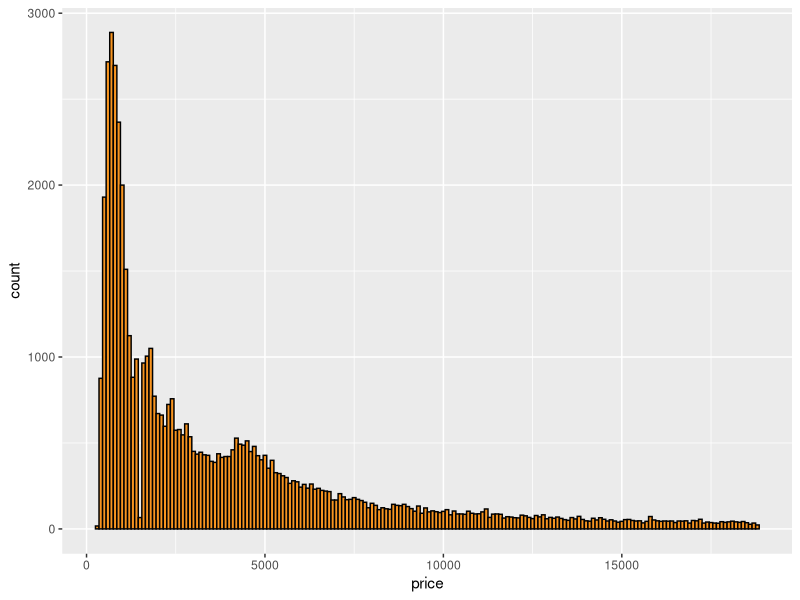
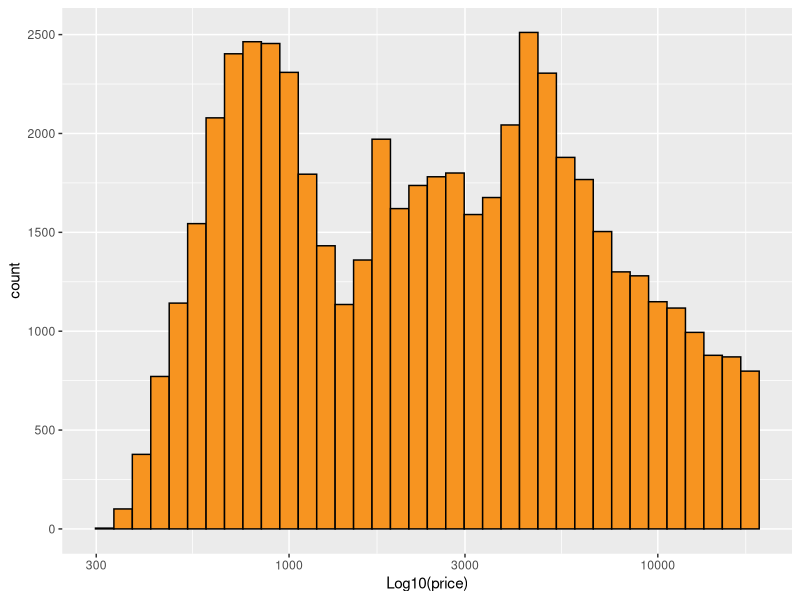
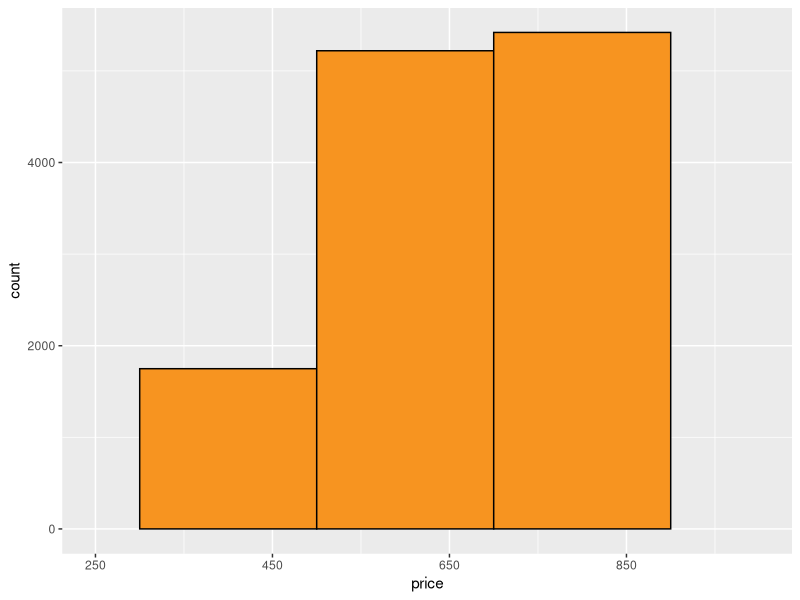
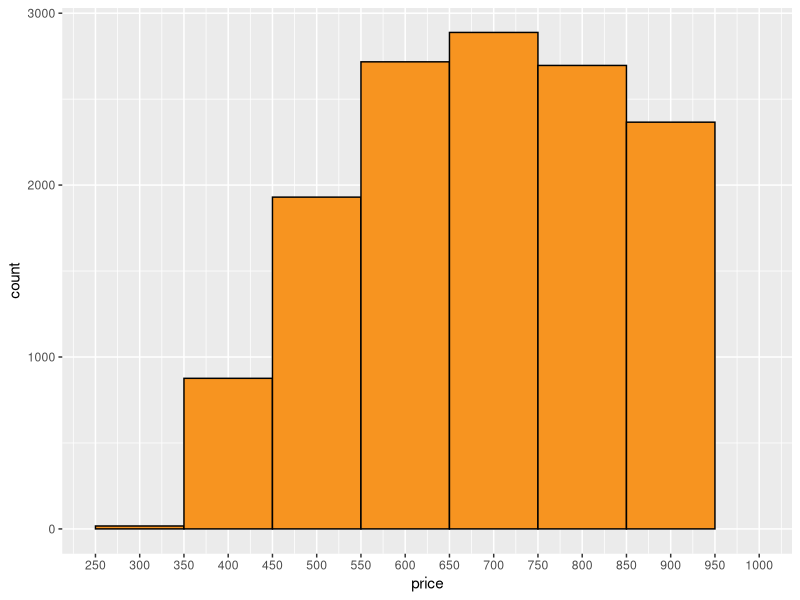
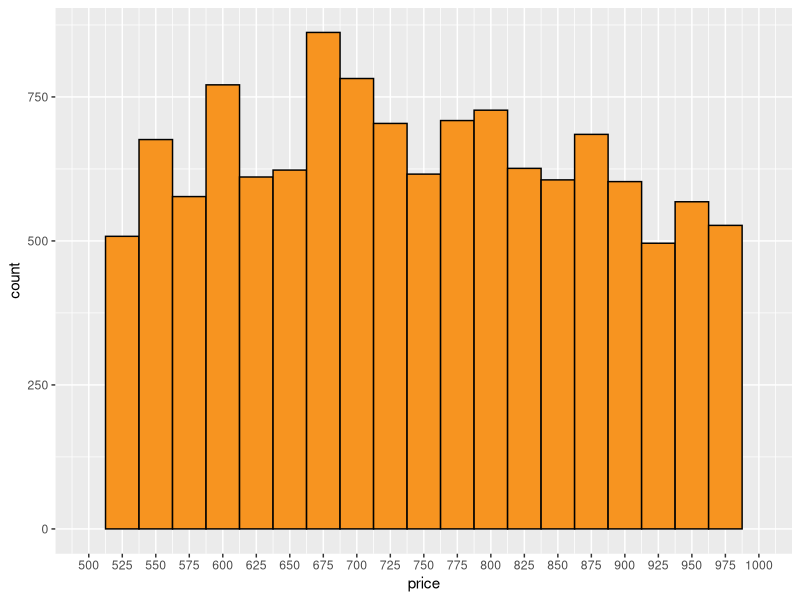
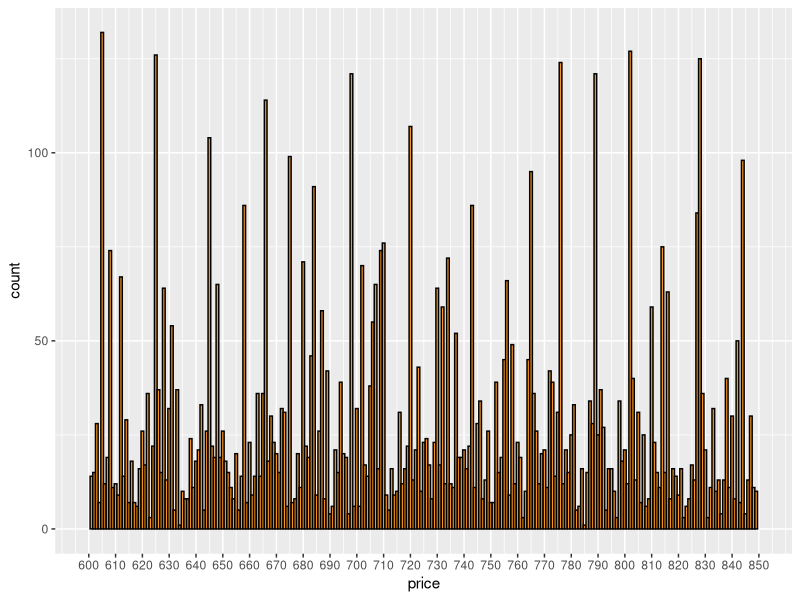
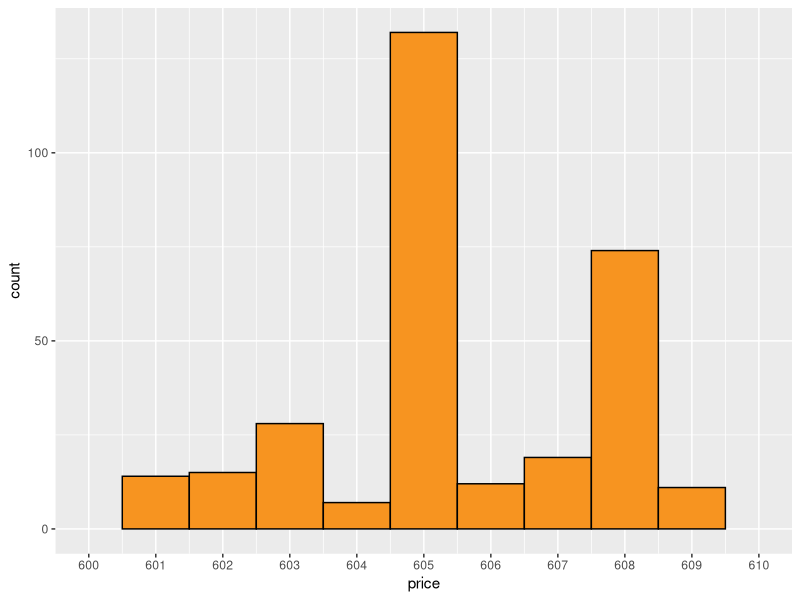
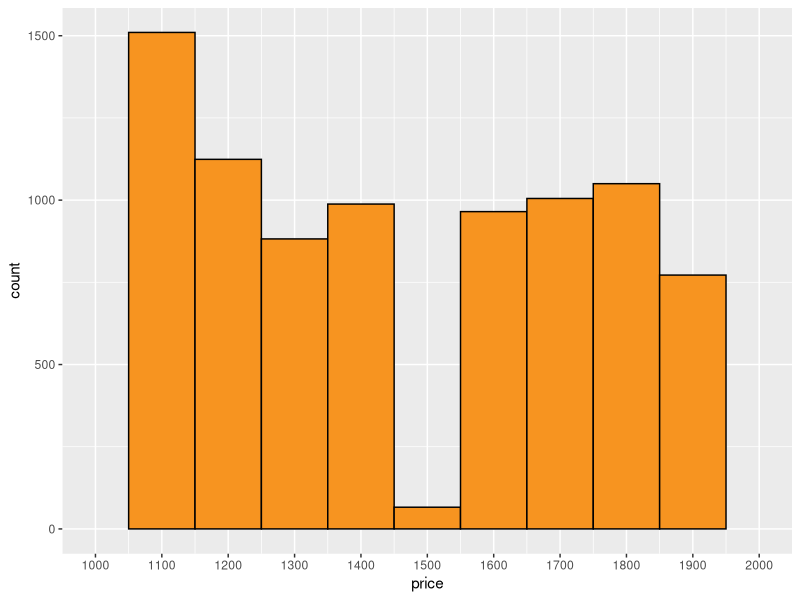

R code for these plots, in order:
## ---- chunk 1
library(ggplot2)
data(diamonds)
summary(diamonds)
## ---- chunk 2
?diamonds
## ---- chunk 3
library(ggthemes)
## ---- chunk 4
ggplot(aes(x = price), data = diamonds) + 
  geom_histogram(binwidth = 100,  color = 'black',fill = '#F79420')
## ---- chunk 5
ggplot(aes(x = price), data = diamonds) + 
  geom_histogram(binwidth = .05,  color = 'black',fill = '#F79420') + 
  scale_x_log10()+
  xlab('Log10(price)')
  
## ---- chunk 6
summary(diamonds$price)
## ---- chunk 7
nrow(subset(diamonds, diamonds$price < 500))
## ---- chunk 8
nrow(subset(diamonds, diamonds$price < 250))
## ---- chunk 9
nrow(subset(diamonds, diamonds$price >= 15000))
## ---- chunk 10
ggplot(aes(x = price), data = diamonds) + 
  geom_histogram(binwidth = 200,  color = 'black',fill = '#F79420') +
  scale_x_continuous(limits = c(250, 1000), breaks = seq(250, 1000, 200))

## ---- chunk 11
ggplot(aes(x = price), data = diamonds) + 
  geom_histogram(binwidth = 100,  color = 'black',fill = '#F79420') +
  scale_x_continuous(limits = c(250, 1000), breaks = seq(250, 1000, 50))
## ---- chunk 12
ggplot(aes(x = price), data = diamonds) + 
  geom_histogram(binwidth = 25,  color = 'black',fill = '#F79420') +
  scale_x_continuous(limits = c(500, 1000), breaks = seq(500, 1000, 25))
## ---- chunk 13
ggplot(aes(x = price), data = diamonds) + 
  geom_histogram(binwidth = 1,  color = 'black',fill = '#F79420') +
  scale_x_continuous(limits = c(600, 850), breaks = seq(600, 850, 10))
## ---- chunk 14
ggplot(aes(x = price), data = diamonds) + 
  geom_histogram(binwidth = 1,  color = 'black',fill = '#F79420') +
  scale_x_continuous(limits = c(600, 610), breaks = seq(600, 610, 1))
## ---- chunk 15
ggplot(aes(x = price), data = diamonds) + 
  geom_histogram(binwidth = 100,  color = 'black',fill = '#F79420') +
  scale_x_continuous(limits = c(1000, 2000), breaks = seq(1000, 2000, 100))
## ---- chunk 16
ggplot(aes(x = price), data = diamonds) + 
  geom_histogram(binwidth = 10,  color = 'black',fill = '#F79420') +
  scale_x_continuous(limits = c(1400, 1600), breaks = seq(1400, 1600, 10))
## ---- chunk 17
ggplot(aes(x = price), data = diamonds) + 
  geom_histogram(binwidth = 100,  color = 'black',fill = '#F79420') +
  facet_wrap(~cut,ncol = 1)
## ---- chunk 18
ggplot(aes(x = price), data = diamonds) + 
  geom_histogram(binwidth = .05,  color = 'black',fill = '#F79420') + 
  scale_x_log10()+
  xlab('Log10(price)') +
  facet_wrap(~cut,ncol = 1)
## ---- chunk 19
by(diamonds$price,diamonds$cut,max)
by(diamonds$price,diamonds$cut,min)
by(diamonds$price,diamonds$cut,median)
## ---- chunk 20
# In the two last exercises, we looked at
# the distribution for diamonds by cut.

# Run the code below in R Studio to generate
# the histogram as a reminder.

# ===============================================================

qplot(x = price, data = diamonds) + facet_wrap(~cut)



                                                                               
# ===============================================================

# In the last exercise, we looked at the summary statistics
# for diamond price by cut. If we look at the output table, the
# the median and quartiles are reasonably close to each other.

# diamonds$cut: Fair
#    Min. 1st Qu.  Median    Mean 3rd Qu.    Max. 
#     337    2050    3282    4359    5206   18570 
# ------------------------------------------------------------------------ 
# diamonds$cut: Good
#    Min. 1st Qu.  Median    Mean 3rd Qu.    Max. 
#     327    1145    3050    3929    5028   18790 
# ------------------------------------------------------------------------ 
# diamonds$cut: Very Good
#    Min. 1st Qu.  Median    Mean 3rd Qu.    Max. 
#     336     912    2648    3982    5373   18820 
# ------------------------------------------------------------------------ 
# diamonds$cut: Premium
#    Min. 1st Qu.  Median    Mean 3rd Qu.    Max. 
#     326    1046    3185    4584    6296   18820 
# ------------------------------------------------------------------------ 
# diamonds$cut: Ideal
#    Min. 1st Qu.  Median    Mean 3rd Qu.    Max. 
#     326     878    1810    3458    4678   18810 

# This means the distributions should be somewhat similar,
# but the histograms we created don't show that.

# The 'Fair' and 'Good' diamonds appear to have 
# different distributions compared to the better
# cut diamonds. They seem somewhat uniform
# on the left with long tails on the right.

# Let's look in to this more.

# Look up the documentation for facet_wrap in R Studio.
# Then, scroll back up and add a parameter to facet_wrap so that
# the y-axis in the histograms is not fixed. You want the y-axis to
# be different for each histogram.

# If you want a hint, check out the Instructor Notes.
## ---- chunk 21
ggplot(aes(x = price), data = diamonds) + 
  geom_histogram(binwidth = 100,  color = 'black',fill = '#F79420') +
  facet_wrap(~cut,ncol = 1, scales = 'free')
## ---- chunk 22
ggplot(aes(x = price), data = diamonds) + 
  geom_histogram(binwidth = .05,  color = 'black',fill = '#F79420') + 
  scale_x_log10()+
  xlab('Log10(price)') +
  facet_wrap(~cut,ncol = 1, scales = 'free')
## ---- chunk 23
ggplot(aes(x = price/carat), data = diamonds) + 
  geom_histogram(binwidth = 100,  color = 'black',fill = '#F79420') +
  facet_wrap(~cut,ncol = 1, scales = 'free')
## ---- chunk 24
ggplot(aes(x = price/carat), data = diamonds) + 
  geom_histogram(binwidth = .05,  color = 'black',fill = '#F79420') + 
  scale_x_log10()+
  xlab('Log10(price/carat)') +
  facet_wrap(~cut,ncol = 1, scales = 'free')
## ---- chunk 25
library(gridExtra) 
## ---- chunk 26
clarity = qplot(x = clarity, y = price,data = diamonds,geom = 'boxplot') +
  coord_cartesian()
  

color = qplot(x = color, y = price,data = diamonds,geom = 'boxplot') +
  coord_cartesian()

cut = qplot(x = cut, y = price,data = diamonds,geom = 'boxplot') +
  coord_cartesian()

grid.arrange(clarity, color, cut, ncol = 1)
## ---- chunk 27
clarity = qplot(x = clarity, y = price,data = diamonds,geom = 'boxplot') +
  coord_cartesian(ylim = c(250,7000))
  

color = qplot(x = color, y = price,data = diamonds,geom = 'boxplot') +
  coord_cartesian(ylim = c(250,7000))

cut = qplot(x = cut, y = price,data = diamonds,geom = 'boxplot') +
  coord_cartesian(ylim = c(250,7000))

grid.arrange(clarity, color, cut, ncol = 1)
## ---- chunk 28
by(diamonds$price,diamonds$cut, median)
by(diamonds$price,diamonds$cut, max)
by(diamonds$price,diamonds$cut, min)
by(diamonds$price,diamonds$cut, mean)
by(diamonds$price,diamonds$cut, median) - by(diamonds$price,diamonds$cut, mean)
## ---- chunk 29
by(diamonds$price,(diamonds$color == 'D'), summary)
## ---- chunk 30
by(diamonds$price,(diamonds$color == 'J'), summary)
## ---- chunk 31
by(diamonds$price,(diamonds$color == 'D'), IQR)
## ---- chunk 32
by(diamonds$price,(diamonds$color == 'J'), IQR)
## ---- chunk 33
qplot(x = color, y = price/carat,data = diamonds,geom = 'boxplot') +
  coord_cartesian()

qplot(x = color, y = price/carat,data = diamonds,geom = 'boxplot') +
  coord_cartesian(ylim = c(250,7000))
## ---- chunk 34
ggplot(aes(x = carat), data = diamonds) + 
  geom_freqpoly(binwidth = .5,color = 'red')+
  scale_x_log10()

ggplot(aes(x = carat), data = diamonds) + 
  geom_freqpoly(binwidth = .05,color = 'red')+
  scale_x_log10()

ggplot(aes(x = carat), data = diamonds) + 
  geom_freqpoly(binwidth = .01,color = 'red')+
  scale_x_log10()
## ---- chunk 35
#I have been using subset to do this, but instead used brackets as a select
#statement here, much like I do in PANDAS.
table(diamonds$carat)[table(diamonds$carat)>2000]
